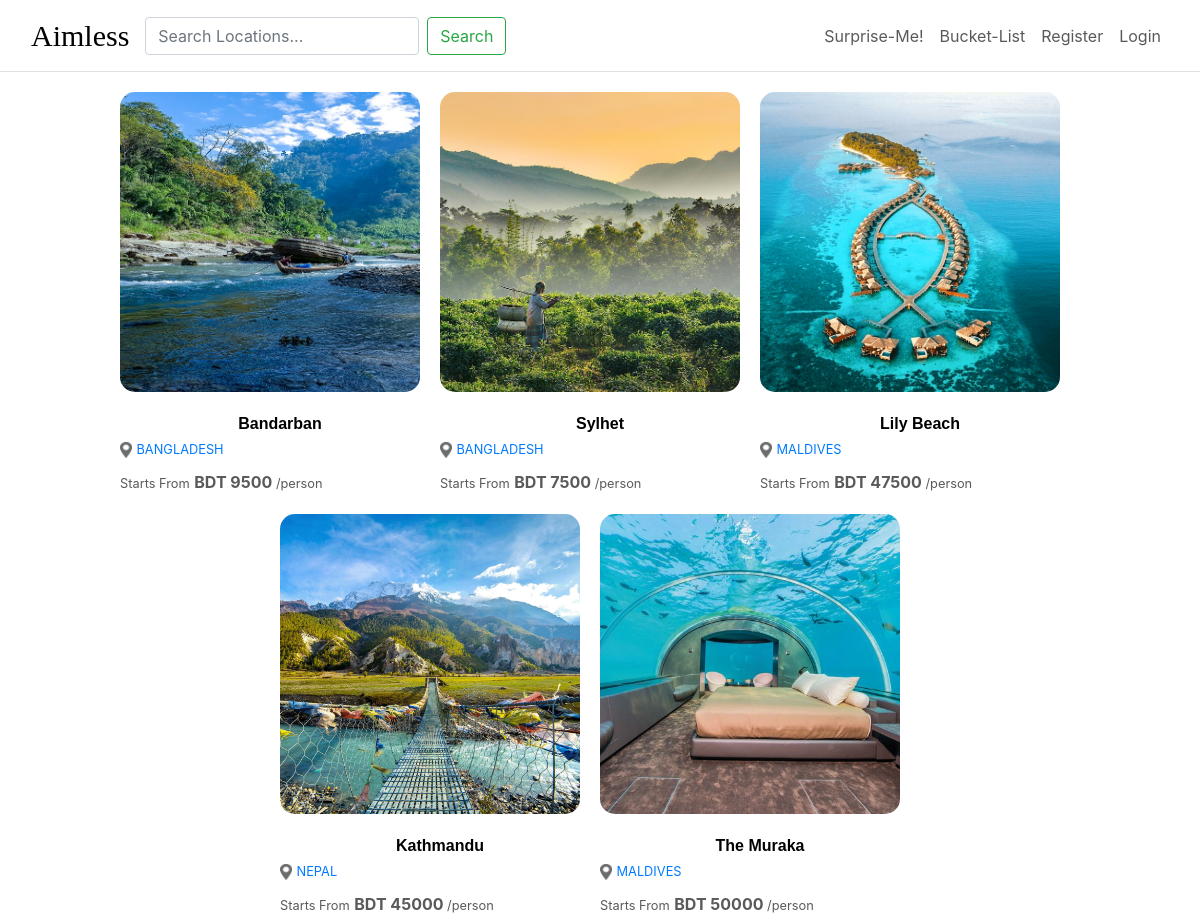
The page /continent-locations/1 on the database as committed earlier.
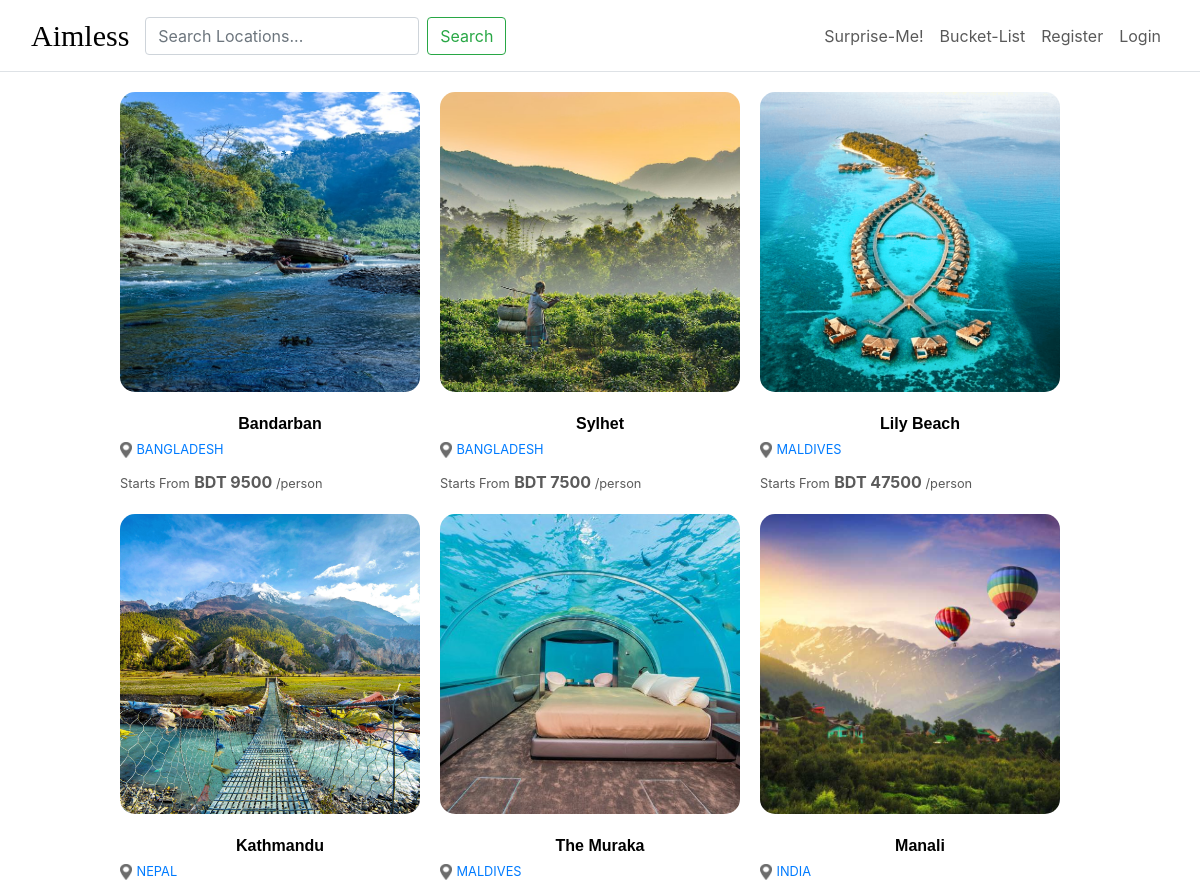
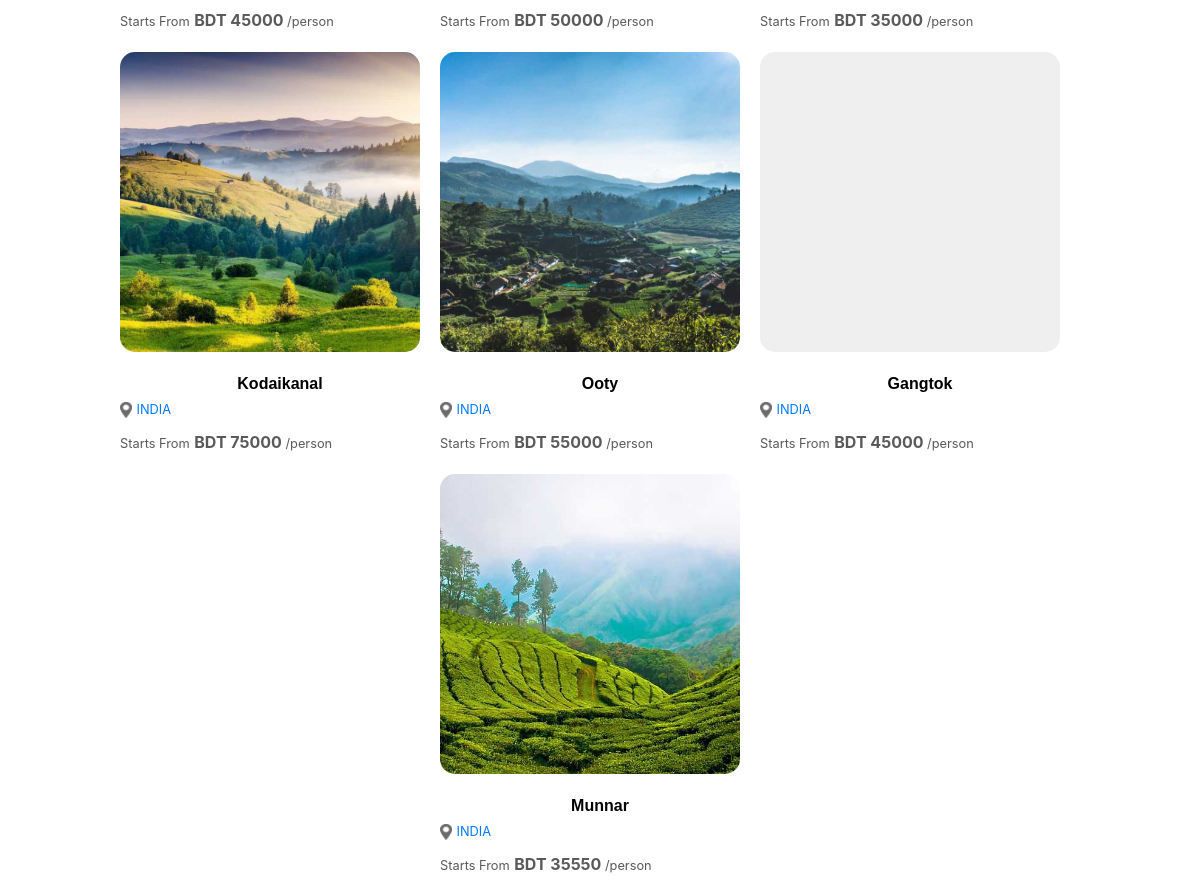
The same page on the database as committed later (2 pictures, top to bottom).
### base/models.py (models this page shows, shortened)
class Location(models.Model):
    continent = models.ForeignKey(Continent, on_delete=models.CASCADE)
    country= models.ForeignKey(Country, on_delete=models.CASCADE)
    name = models.TextField(max_length=100, unique=True)
    location_display_image=models.ImageField(upload_to='location_display_image/', null=True, blank=True)
    price = models.DecimalField(max_digits=10, decimal_places=0, default=0, null= True, blank=True)

class Country(models.Model):
    continent=models.ForeignKey(Continent, on_delete=models.CASCADE)
    name= models.CharField(max_length=30)
    def __str__(self):
        return self.name

### base/views.py (the view)
# urls.py: path('continent-locations/<str:pk>', views.continentLocations, name= 'continent-locations'),
def continentLocations(request, pk):
    continent = Continent.objects.get(id=pk)
    locations = Location.objects.filter(continent=continent)
    context = {'locations': locations, 'continent': continent}
    return render(request, 'base/continent_locations.html', context)

### base/templates/base/continent_locations.html
{% extends 'main.html' %}
{% block content %}
{% load static %}
<link rel="stylesheet" type="text/css" href={% static 'css/home.css'%}>
<div class="container location_button">
    {% for location in locations %}
    <div>
        <a href="{% url 'location' location.id %}">
            <button id="continent_locations" style="background-image: url({{location.location_display_image.url}});"></button>
            <br>
            <span>
                {{location.name}} <a href ={%url 'country-locations' location.country.id%}><img src={% static 'images/location.png'%} width='12' height='16'  > <small>   {{location.country}}</small></a>
            </span>
            <div class='info'>
                <small> Starts From</small> <strong>BDT {{location.price}}</strong><small> /person</small>
            </div>
        </a>
    </div>
    {% endfor %}
</div>
{% endblock %}

### templates/main.html (shortened to what this page needs)
<!DOCTYPE html>
<html>
<head>
    {% load static %}
    <link href="https://fonts.cdnfonts.com/css/orange-juice-4" rel="stylesheet">
    <link rel="stylesheet" type="text/css" href="{% static 'css/main.css' %}">
    <link href="https://cdn.jsdelivr.net/npm/bootstrap@5.3.0/dist/css/bootstrap.min.css" rel="stylesheet">
    <link rel="stylesheet" type="text/css" href="{% static 'css/bootstrap.css' %}">
</head>
<body>
    {% include 'navbar.html' %}
        {% block content %}
        {% endblock %}
</body>
</html>

### templates/navbar.html (shortened to what this page needs)
<nav class="navbar navbar-expand-lg bg-bg-body-tertiary  border-bottom border-bottom-dark" >
  <div class="container-fluid">
    <a class="navbar-brand" href="{% url 'home' %}" style="font-family: 'Orange Juice'; font-size: 30px; ">Aimless</a>
    <div class="collapse navbar-collapse" id="navbarSupportedContent">
      <ul class="navbar-nav me-auto mb-2 mb-lg-0">
        <li class="nav-item">
          <form class="d-flex" role="search" method="GET" action="{% url 'search-result' %}">
            <input class="form-control me-2" type="search" name="q" placeholder="Search Locations..." aria-label="Search">
            <button class="btn btn-outline-success" type="submit">Search</button>
          </form>
        </li>
      </ul>
      <ul class="navbar-nav flex-row ml-md-auto d-none d-md-flex">
        <li class="nav-item">
          <a class="nav-link" href="{% url 'surprise' %}">Surprise-Me!</a>
        </li>
        <li class="nav-item">
          <a class="nav-link" href="{% url 'bucket-list' user.id%}">Bucket-List</a>
        </li>
       {%if user.is_authenticated%}
       <li class="nav-item">
        <a class="nav-link" href="{% url 'user-profile' %}">{{user.username}}</a>
       </li>
       <li class="nav-item">
        <a class="nav-link" href="{% url 'logout' %}">Logout</a>
      </li>
       {%else%}
       <li class="nav-item">
        <a class="nav-link" href="{% url 'register' %}">Register</a>
      </li>
        <li class="nav-item">
          <a class="nav-link" href="{% url 'login' %}">Login</a>
        </li>
        {%endif%}
      </ul>
    </div>
  </div>
</nav>

### static/css/main.css (style rules this page uses)
body { padding-top: 0px; background-color:white; margin: 0%; }

### static/css/home.css (style rules this page uses)
.location_button { display: flex; justify-content: center; align-items: center; flex-wrap: wrap; }
#continent_locations { background-size: cover ; background-repeat: no-repeat; background-position: center; width: 300px; height: 300px; margin: 20px; margin-left: 0; border: 0px; border-radius: 15px; justify-content: flex-end; align-items: center; border-color: brown; }
span { display: flex; justify-content: center; color: black; font-family: sans-serif; font-weight: bold; }
.info { margin-top: 10px; color: #5A5A5A; }
a:link { text-decoration: none; }

Rows that differ between the two databases and show on the page:
added Location: location_display_image (picture), name "Manali", country "INDIA", price "35000"
added Location: location_display_image (picture), name "Kodaikanal", country "INDIA", price "75000"
added Location: location_display_image (picture), name "Ooty", country "INDIA", price "55000"
added Location: name "Gangtok", country "INDIA", price "45000"
added Location: location_display_image (picture), name "Munnar", country "INDIA", price "35550"
